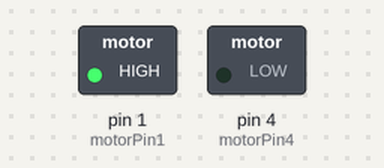
This sketch was run on a simulated Arduino Uno, built with avr-gcc and run on an emulated ATmega328P. Parts: switched loads named in the sketch (green lamp = pin HIGH).

Above: at 0.1 s.
At 6.1 s:
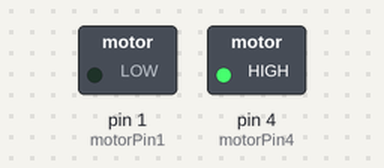
At 8.1 s:
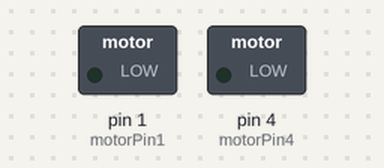
Timing chart, 0 to 9.6 s (numbered marks = the images above):
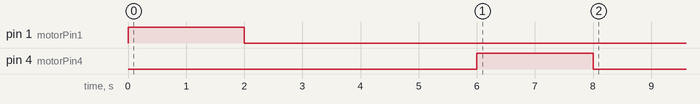

The sketch:

motor_code_3.ino
```cpp
//L293D
//Motor A
const int motorPin1  = 1;  // Pin 1 of L293

//Motor B
const int motorPin4  = 4;  // Pin  4 of L293

//This will run only one time.
void setup(){

    //Set pins as outputs
    pinMode(motorPin1, 1);
//    pinMode(motorPin2, OUTPUT);
//    pinMode(motorPin3, OUTPUT);
    pinMode(motorPin4, 4);

    //Motor Control - Motor A: motorPin1,motorpin2 & Motor B: motorpin3,motorpin4

    //This code  will turn Motor A clockwise for 2 sec.
    digitalWrite(motorPin1, HIGH);
//    digitalWrite(motorPin2, LOW);
//    digitalWrite(motorPin3, LOW);
    digitalWrite(motorPin4, LOW);
    delay(2000);
    //This code will turn Motor A counter-clockwise for 2 sec.
    digitalWrite(motorPin1, LOW);
//    digitalWrite(motorPin2, HIGH);
//    digitalWrite(motorPin3, LOW);
    digitalWrite(motorPin4, LOW);
    delay(2000);

    //This code will turn Motor B clockwise for 2 sec.
    digitalWrite(motorPin1, LOW);
//    digitalWrite(motorPin2, LOW);
//    digitalWrite(motorPin3, HIGH);
    digitalWrite(motorPin4, LOW);
    delay(2000);
    //This code will turn Motor B counter-clockwise for 2 sec.
    digitalWrite(motorPin1, LOW);
//    digitalWrite(motorPin2, LOW);
//    digitalWrite(motorPin3, LOW);
    digitalWrite(motorPin4, HIGH);
    delay(2000);

    //And this code will stop motors
    digitalWrite(motorPin1, LOW);
//    digitalWrite(motorPin2, LOW);
//    digitalWrite(motorPin3, LOW);
    digitalWrite(motorPin4, LOW);

}


void loop(){


}
```
